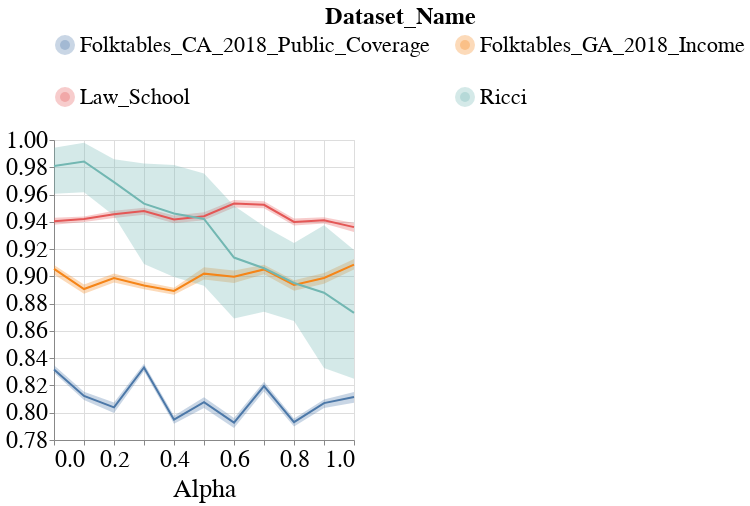

Notebook code for this chart:
### Code cell
visualizer.create_group_metric_line_bands_per_dataset_plot(model_name=MODEL_NAMES[0],
                                                           metric_type='subgroup',
                                                           metric_name='Label_Stability',
                                                           dataset_groups_dct={
                                                               'Folktables_GA_2018_Income': 'overall',
                                                               'Law_School': 'overall',
                                                               'Folktables_CA_2018_Public_Coverage': 'overall',
                                                               'Ricci': 'overall',
                                                           })

### Figure 1 — Vega-Lite specification as saved in the notebook (floating-point values rounded to 4 significant figures; data arrays with more than 128 entries replaced by an {"elided": "..."} marker saying what was removed)
{"config": {"view": {"continuousWidth": 400, "continuousHeight": 300}, "axis": {"labelFontSize": 24, "labelFontWeight": "normal", "titleFontSize": 26, "titleFontWeight": "normal"}, "legend": {"columns": 2, "direction": "horizontal", "labelFontSize": 22, "labelLimit": 400, "orient": "top", "symbolStrokeWidth": 10, "titleAnchor": "middle", "titleFontSize": 24, "titleLimit": 300}, "title": {"fontSize": 22}}, "layer": [{"mark": {"type": "errorband", "extent": "ci"}, "encoding": {"color": {"field": "Dataset_Name", "type": "nominal"}, "x": {"field": "Intervention_Param", "title": "Alpha", "type": "quantitative"}, "y": {"field": "Metric_Value", "scale": {"zero": false}, "title": "", "type": "quantitative"}}}, {"mark": "line", "encoding": {"color": {"field": "Dataset_Name", "type": "nominal"}, "x": {"field": "Intervention_Param", "title": "Alpha", "type": "quantitative"}, "y": {"aggregate": "mean", "field": "Metric_Value", "scale": {"zero": false}, "title": "", "type": "quantitative"}}}], "data": {"name": "data-8153f3a21ad24faf7b6764f717b9676d"}, "height": 300, "width": 300, "$schema": "https://vega.github.io/schema/vega-lite/v4.17.0.json", "datasets": {"data-8153f3a21ad24faf7b6764f717b9676d": {"elided": "264 records"}}}
